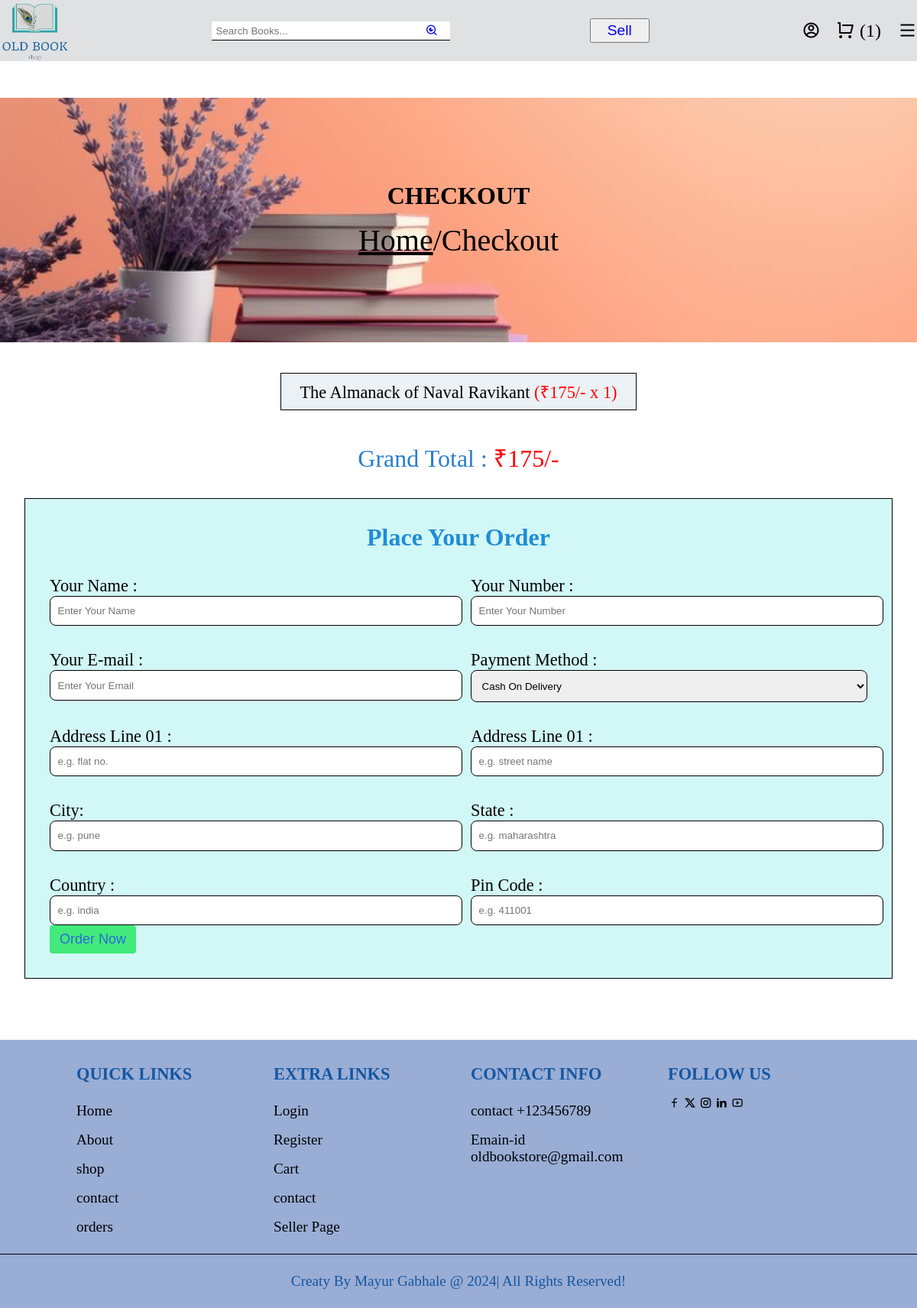
Screenshot of /checkout.php (signed in) with the database file from the repository.
### tables this page shows
CREATE TABLE `cart` (
  `id` int(11) NOT NULL,
  `user_id` int(11) NOT NULL,
  `name` varchar(255) NOT NULL,
  `price` int(100) NOT NULL,
  `quantity` int(100) NOT NULL,
  `image` varchar(255) NOT NULL
);

### checkout.php (the view, shortened to what this page needs)
<!DOCTYPE html>
<html lang="en">
<head>
    <link rel="stylesheet" href="heading.css">
    <link rel="stylesheet" href="checkout.css">
</head>
<body>
    <?php include 'b_header.php' ?>
    <div class="heading">
        <h3>CheckOut</h3>
        <p><a href="mainpage.php">Home</a>/Checkout</p>
    </div>
    <section class="display-order">
        <?php
        $grand_total = 0;
        $select_cart = mysqli_query($conn, "SELECT * FROM `cart` WHERE user_id='$user_id'") or die('query failed');
        if (mysqli_num_rows($select_cart) > 0) {
            while ($fetch_cart = mysqli_fetch_assoc($select_cart)) {
                $total_price = ($fetch_cart['price'] * $fetch_cart['quantity']);
                $grand_total += $total_price;
        ?>
                <p><?php echo $fetch_cart['name'] ?> <span>(<?php echo '&#x20B9;' . $fetch_cart['price'] . '/-' . ' x '  . $fetch_cart['quantity'] ?>)</span></p>
        <?php
            }
        } else {
            echo ' <p class="empty">Your Cart Is Empty...!</p>';
        }
        ?>
        <div class="grand-total"> Grand Total : <span> &#x20B9;<?php echo $grand_total ?>/-</span></div>
    </section>
    <section class="checkout">
        <form action="" method="post">
            <h3>Place Your Order</h3>
            <div class="flex">
                <div class="inputbox">
                    <span>Your Name : </span>
                    <input type="text" name="name" required placeholder="Enter Your Name">
                </div>
                <div class="inputbox">
                    <span>Your Number : </span>
                    <input type="text" name="number" required placeholder="Enter Your Number">
                </div>
                <div class="inputbox">
                    <span>Your E-mail : </span>
                    <input type="text" name="email" required placeholder="Enter Your Email">
                </div>
                <div class="inputbox">
                    <span>Payment Method : </span>
                    <select name="method">
                        <option value="cash on delivery"> Cash On Delivery</option>
                    </select>
                </div>
                <div class="inputbox">
                    <span>Address Line 01 : </span>
                    <input type="text" min="0" name="flat" required placeholder="e.g. flat no.">
                </div>
                <div class="inputbox">
                    <span>Address Line 01 : </span>
                    <input type="text" name="street" required placeholder="e.g. street name">
                </div>
                <div class="inputbox">
                    <span>City: </span>
                    <input type="text" name="city" required placeholder="e.g. pune">
                </div>
                <div class="inputbox">
                    <span>State : </span>
                    <input type="text" name="state" required placeholder="e.g. maharashtra">
                </div>
                <div class="inputbox">
                    <span>Country : </span>
                    <input type="text" name="country" required placeholder="e.g. india">
                </div>
                <div class="inputbox">
                    <span>Pin Code : </span>
                    <input type="number" name="pin_code" required placeholder="e.g. 411001">
                </div>
            </div>
            <input type="submit" name="order-btn" value="Order Now" class="btn">
        </form>
    </section>
    <?php include 'footer.php' ?>
</body>
</html>

### heading.css (style rules this page uses)
.heading { margin-top: 8rem; margin-bottom: 2rem; min-height: 40vh; display: flex; flex-flow: column; align-items: center; justify-content: center; gap:1rem; background: url(./img/shop6.jpg) no-repeat; background-size: cover; background-position: center; text-align: center; }
.heading h3 { font-size: 2rem; color:var(--black); text-transform: uppercase; }
.heading p { font-size: 2.5rem; color:var(--light-color); }
.heading p a { color:var(--purple); }

### checkout.css (style rules this page uses)
.display-order { max-width: 1200px; margin: 0 auto; text-align: center; padding: 0; }
.display-order p { background-color: rgba(234, 240, 245, 0.936); font-size: 1.4rem; padding: .5rem 1.5rem; border: 1px solid black; display: inline-block; margin: .5rem; }
.display-order p span { color: red; }
.grand-total { margin-top: 2rem; font-size: 2rem; color: rgb(41, 127, 208); }
.grand-total span { color: red; }
.checkout form { max-width: 1200px; padding: 2rem; margin: 0 auto; border: 1px solid black; background-color: rgba(197, 245, 245, 0.772); }
.checkout form h3 { text-align: center; margin-bottom: 2rem; color: rgb(31, 141, 214); font-size: 2rem; }
.checkout { margin: 2rem; }
.checkout form .flex { display: flex; flex-wrap: wrap; gap: 2rem; }
.checkout form .flex .inputbox { flex: 1 1 30rem; }
.checkout form .flex span { font-size: 1.4rem; }
.checkout form .flex select, .checkout form .flex input { width: 100%; border-radius: .5rem; padding: .7rem .6rem ; outline: none; border: 1px solid black; }

### b_header.css (style rules this page uses)
* { margin: 0; padding: 0; }
.header .flex .account_box a,.btn { padding:8px 13px; border: 1px solid black; background: #17e755c3; color: rgb(41, 106, 218) ; font-size: 18px; border-radius: 4px; border: 0; }

### footer.css (style rules this page uses)
* { margin: 0; padding: 0; }

### rows the page displays
cart: name "The Almanack of Naval Ravikant", price "175", quantity "1"

### other values shown
$cart_rows_number "1"
$grand_total "175"
